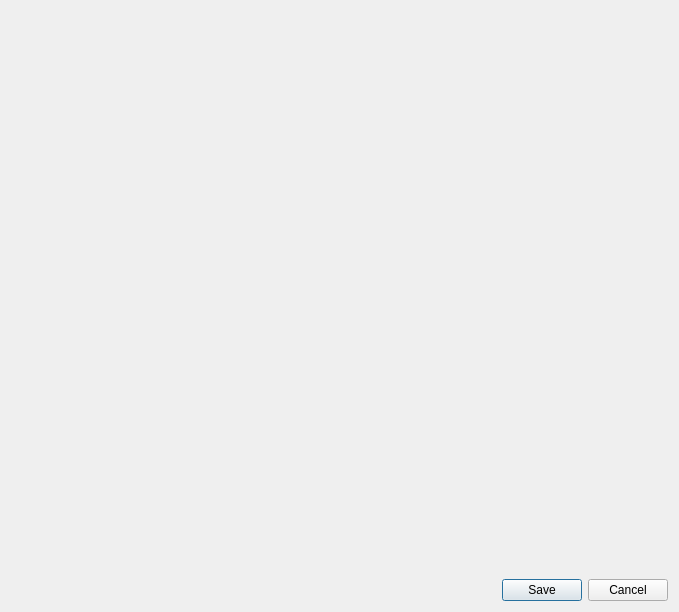
<?xml version="1.0" encoding="UTF-8"?>
<ui version="4.0">
 <class>Dialog</class>
 <widget class="QDialog" name="Dialog">
  <property name="geometry">
   <rect>
    <x>0</x>
    <y>0</y>
    <width>679</width>
    <height>612</height>
   </rect>
  </property>
  <property name="windowTitle">
   <string>Dialog</string>
  </property>
  <layout class="QVBoxLayout" name="verticalLayout">
   <item>
    <widget class="QLabel" name="label">
     <property name="text">
      <string/>
     </property>
    </widget>
   </item>
   <item>
    <widget class="QDialogButtonBox" name="save">
     <property name="orientation">
      <enum>Qt::Horizontal</enum>
     </property>
     <property name="standardButtons">
      <set>QDialogButtonBox::Cancel|QDialogButtonBox::Save</set>
     </property>
    </widget>
   </item>
  </layout>
 </widget>
 <resources/>
 <connections>
  <connection>
   <sender>save</sender>
   <signal>accepted()</signal>
   <receiver>Dialog</receiver>
   <slot>accept()</slot>
   <hints>
    <hint type="sourcelabel">
     <x>248</x>
     <y>254</y>
    </hint>
    <hint type="destinationlabel">
     <x>157</x>
     <y>274</y>
    </hint>
   </hints>
  </connection>
  <connection>
   <sender>save</sender>
   <signal>rejected()</signal>
   <receiver>Dialog</receiver>
   <slot>reject()</slot>
   <hints>
    <hint type="sourcelabel">
     <x>316</x>
     <y>260</y>
    </hint>
    <hint type="destinationlabel">
     <x>286</x>
     <y>274</y>
    </hint>
   </hints>
  </connection>
 </connections>
</ui>
